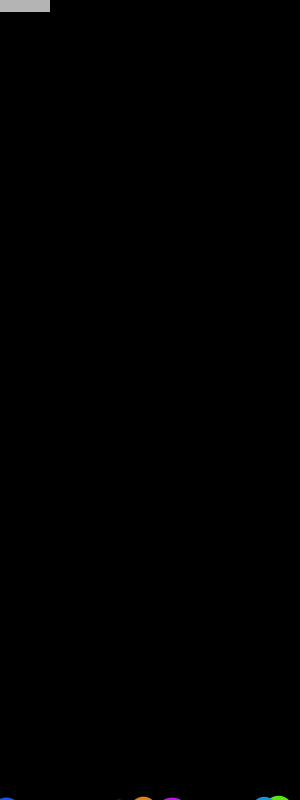
Frame 1 (no input)
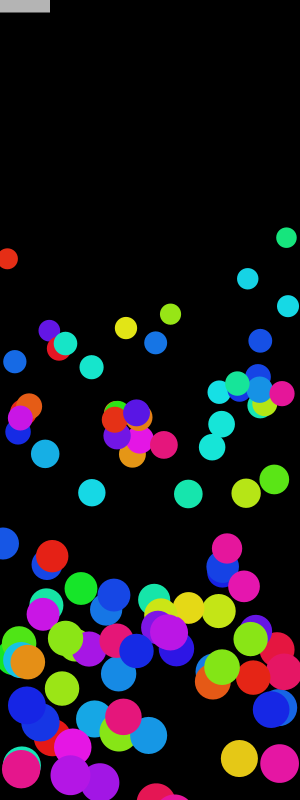
Frame 60 (the mouse pressed at the canvas centre just before this capture)
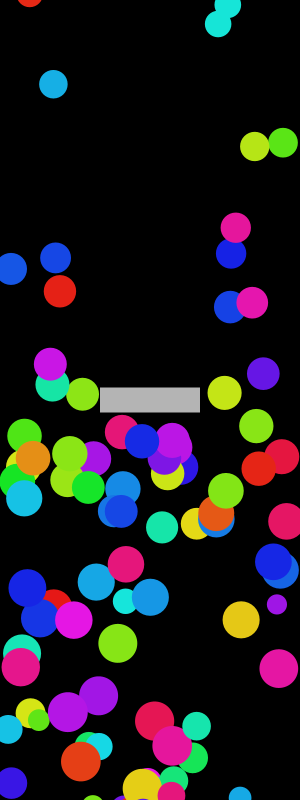
Frame 120 (the mouse held since frame 60 and released just before this capture)

The Processing sketch that drew these frames (run headless with seeded random() and noise(); from frame 60 on, the mouse is pressed at the canvas centre):

// Processing sketch: processing_135440
// ── processing_135440.pde

Bubble[] bubs;
Paddle paddle;

void setup() {
  size(300, 800);
  smooth();
  colorMode(HSB, 360, 100, 100);

  bubs = new Bubble[100];
  paddle = new Paddle();
  for (int i=0; i<bubs.length; i++) {
    bubs[i] = new Bubble();
  }
}

void draw() {
  background(0);  

  paddle.run();

  for (int i=0; i<bubs.length; i++) {
    bubs[i].run();
    boolean touch = rectCircleIntersect(paddle.x, paddle.y, paddle.w, paddle.h, 
              bubs[i].x, bubs[i].y, bubs[i].r);
    if(touch && bubs[i].speed > 0){
       bubs[i].speed *= -1; 
    }
  }
}


boolean rectCircleIntersect(float rx, float ry, float rw, float rh, float cx, float cy, float cr) {
  rx = rx - (rw/2);
  ry = ry - (rh/2);
  
  float circleDistanceX = abs(cx - rx - rw/2);
  float circleDistanceY = abs(cy - ry - rh/2);

  if (circleDistanceX > (rw/2 + cr)) { 
    return false;
  }
  if (circleDistanceY > (rh/2 + cr)) { 
    return false;
  }
  if (circleDistanceX <= rw/2) { 
    return true;
  }
  if (circleDistanceY <= rh/2) { 
    return true;
  }

  float cornerDistance = pow(circleDistanceX - rw/2, 2) + pow(circleDistanceY - rh/2, 2);
  return cornerDistance <= pow(cr, 2);
}

class Bubble {
  float x, y, xoff; //position
  float r; //radius
  float h; //hue
  float speed;

  Bubble() {
    init();
  }

  void init() {
    r = random(10, 20);
    x = random(width);
    y = height+ random(r, 100); 
    h = random(360);
    speed = map(r, 10, 20, 10, 1);
  }

  void floatUp() {
    y -= speed;
    xoff = sin(frameCount/r) * r/3.0;
  }
  void wrap() {
    if (y <= -r) {
      init();
    }
  }
  void render() {
    fill(h, 90, 90);
    noStroke();
    ellipse(x+xoff, y, r*2, r*2);
  }
  void run() {
    floatUp();
    wrap();
    render();
  }
}

class Paddle {
  float x, y;
  float w, h;

  Paddle() {
    x = -1000;
    y = -1000;
    w = 100;
    h = 25;
  } 
  void run() {
    x = mouseX;
    y = mouseY;

    fill(255);
    rect(x-w/2, y-h/2, w, h);
  }
}
